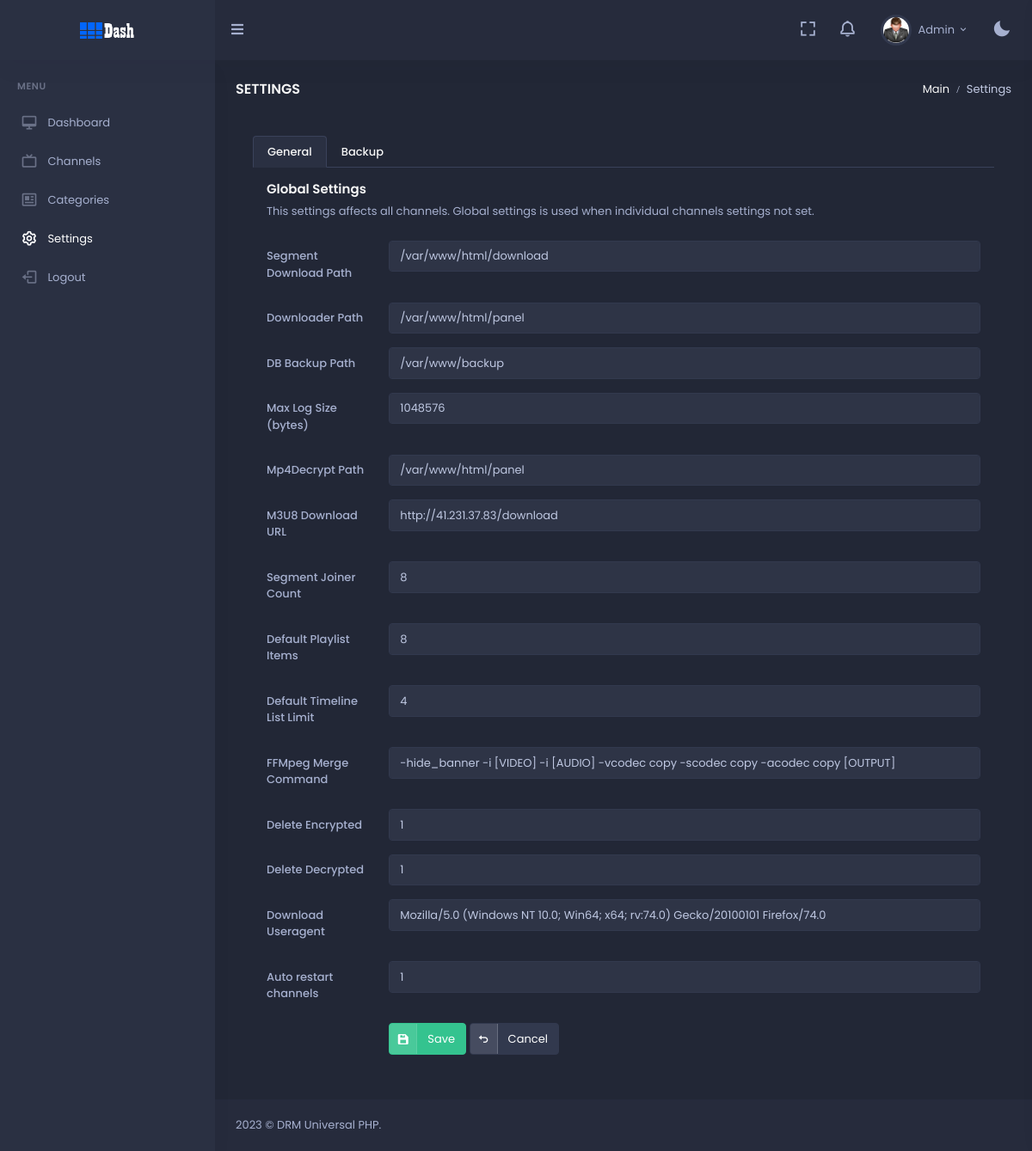
Page /panel/settings.php (signed in) on the earlier database version.
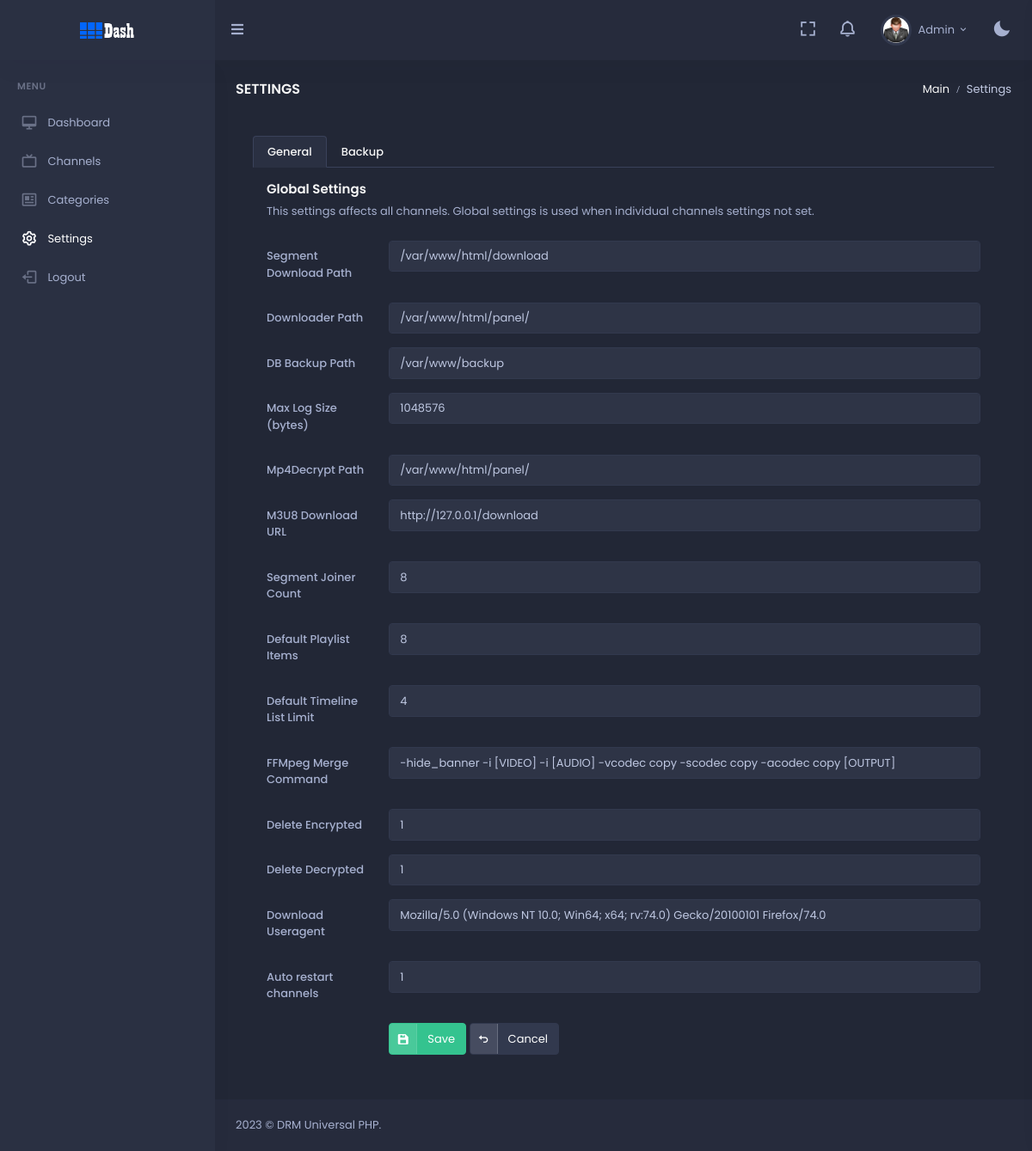
Same page on the later database version.
### tables this page shows
CREATE TABLE `config` (
  `ID` int(11) NOT NULL,
  `ConfigName` varchar(32) NOT NULL,
  `ConfigDesc` varchar(64) NOT NULL,
  `ConfigValue` varchar(256) NOT NULL
);

### panel/_app.php (called while the page is built, shortened)
<?php
class App
{
    public $DB;
    public $Config;
    public function __construct()
    {
        include "_db.php";
        try {
            $db = new PDO('mysql:host=' . $DBHost . ';dbname=' . $DBName . ';charset=utf8', $DBUser, $DBPass);
            $this->DB = $db;
        } catch (PDOException $e) {
            print "Error!: " . $e->getMessage() . "<br/>";
            die();
        }
        $this->ReadConfig();
    }
    public function ReadConfig()
    {
        $sql = "select * from config order by ID";
        $st = $this->DB->prepare($sql);
        $st->execute();
        $this->Config = $st->fetchAll();
    }
    public function GetConfig($ConfigName)
    {
        for ($i = 0; $i < count($this->Config); $i++) {
            if ($this->Config[$i]["ConfigName"] == $ConfigName) {
                return $this->Config[$i]["ConfigValue"];
            }
        }
    }
    public function GetNotification($Status = "")
    {
        if ($Status == "") {
            $Cond = "";
        } else { $Cond = " and Status='$Status'";}
        $sql = "select * from notification where 1=1 $Cond";
        $st = $this->DB->prepare($sql);
        $st->execute();
        $data = $st->fetchAll();
        for ($i = 0; $i < count($data); $i++) {
            $data[$i]["ago"] = $this->time_elapsed_string($data[$i]["Sent"]);
        }
        return $data;
    }
}

### panel/_config.php (called while the page is built, shortened)
<?php
require "_app.php";
$App = New App();
?>

### panel/settings.php (the view, shortened to what this page needs)
<?php
include "_config.php";
$active1="active";
$active2="";
$selected1="true";
$selected2="false";
?>
<!doctype html>
<html lang="en">
  <?php include "_htmlhead.php"?>
  <body data-sidebar="dark">
    <div id="layout-wrapper">
      <?php include "_header.php"?>
      <?php include "_sidebar.php"?>
      <div class="main-content">
        <div class="page-content">
          <div class="container-fluid">
            <div class="row">
              <div class="col-12">
                <div class="page-title-box d-sm-flex align-items-center justify-content-between">
                  <h4 class="mb-sm-0 font-size-18">Settings</h4>
                  <div class="page-title-right">
                    <ol class="breadcrumb m-0">
                      <li class="breadcrumb-item"><a href="javascript: void(0);">Main</a></li>
                      <li class="breadcrumb-item active">Settings</li>
                    </ol>
                  </div>
                </div>
              </div>
            </div>
            <div class="row">
              <div class="col-lg-12">
                <div class="card-body">
                  <ul class="nav nav-tabs" role="tablist">
                    <li class="nav-item">
                      <a class="nav-link <?=$active1?>" data-bs-toggle="tab" href="#t1" role="tab" aria-selected="<?=$selected1?>">
                        <span class="d-none d-sm-block">General</span>
                      </a>
                    </li>
                    <li class="nav-item">
                      <a class="nav-link <?=$active2?>" data-bs-toggle="tab" href="#t2" role="tab" aria-selected="<?=$selected2?>">
                        <span class="d-none d-sm-block">Backup</span>
                      </a>
                    </li>
                  </ul>
                  <div class="tab-content p-3">
                    <div class="tab-pane <?=$active1?>" id="t1" role="tabpanel">
                      <div class="mb-0">
                        <h4 class="card-title">Global Settings</h4>
                        <p class="card-title-desc">This settings affects all channels. Global settings is used when individual channels settings not set.</p>
                        <form method="POST">
                          <div class="mb-3 row">
                            <label class="col-md-2 col-form-label">Segment Download Path</label>
                            <div class="col-md-10">
                              <input class="form-control" type="text" id="DownloadPath" name="DownloadPath" value="<?=$App->GetConfig("DownloadPath")?>">
                            </div>
                          </div>
                          <div class="mb-3 row">
                            <label class="col-md-2 col-form-label">Downloader Path</label>
                            <div class="col-md-10">
                              <input class="form-control" type="text" id="DownloaderPath" name="DownloaderPath" value="<?=$App->GetConfig("DownloaderPath")?>">
                            </div>
                          </div>
                          <div class="mb-3 row">
                            <label class="col-md-2 col-form-label">DB Backup Path</label>
                            <div class="col-md-10">
                              <input class="form-control" type="text" id="BackupPath" name="BackupPath" value="<?=$App->GetConfig("BackupPath")?>">
                            </div>
                          </div>
                          <div class="mb-3 row">
                            <label class="col-md-2 col-form-label">Max Log Size (bytes)</label>
                            <div class="col-md-10">
                              <input class="form-control" type="text" id="MaxLogSize" name="MaxLogSize" value="<?=$App->GetConfig("MaxLogSize")?>">
                            </div>
                          </div>
                          <div class="mb-3 row">
                            <label class="col-md-2 col-form-label">Mp4Decrypt Path</label>
                            <div class="col-md-10">
                              <input class="form-control" type="text" id="BinPath" name="BinPath" value="<?=$App->GetConfig("BinPath")?>">
                            </div>
                          </div>
                          <div class="mb-3 row">
                            <label class="col-md-2 col-form-label">M3U8 Download URL</label>
                            <div class="col-md-10">
                              <input class="form-control" type="text" id="M3UDownloadURL" name="M3UDownloadURL" value="<?=$App->GetConfig("M3UDownloadURL")?>">
                            </div>
                          </div>
                          <div class="mb-3 row">
                            <label class="col-md-2 col-form-label">Segment Joiner Count</label>
                            <div class="col-md-10">
                              <input class="form-control" type="text" id="SegmentJoiner" name="SegmentJoiner" value="<?=$App->GetConfig("SegmentJoiner")?>">
                            </div>
                          </div>
                          <div class="mb-3 row">
                            <label class="col-md-2 col-form-label">Default Playlist Items</label>
                            <div class="col-md-10">
                              <input class="form-control" type="text" id="PlaylistLimit" name="PlaylistLimit" value="<?=$App->GetConfig("PlaylistLimit")?>">
                            </div>
                          </div>
                          <div class="mb-3 row">
                            <label class="col-md-2 col-form-label">Default Timeline List Limit</label>
                            <div class="col-md-10">
                              <input class="form-control" type="text" id="URLListLimit" name="URLListLimit" value="<?=$App->GetConfig("URLListLimit")?>">
                            </div>
                          </div>
                          <div class="mb-3 row">
                            <label class="col-md-2 col-form-label">FFMpeg Merge Command</label>
                            <div class="col-md-10">
                              <input class="form-control" type="text" id="FFMpegCMD" name="FFMpegCMD" value="<?=$App->GetConfig("FFMpegCMD")?>">
                            </div>
                          </div>
                          <div class="mb-3 row">
                            <label class="col-md-2 col-form-label">Delete Encrypted</label>
                            <div class="col-md-10">
                              <input class="form-control" type="text" id="DeleteEncryptedAfterDecrypt" name="DeleteEncryptedAfterDecrypt" value="<?=$App->GetConfig("DeleteEncryptedAfterDecrypt")?>">
                            </div>
                          </div>
                          <div class="mb-3 row">
                            <label class="col-md-2 col-form-label">Delete Decrypted</label>
                            <div class="col-md-10">
                              <input class="form-control" type="text" id="DeleteDecryptedAfterMerge" name="DeleteDecryptedAfterMerge" value="<?=$App->GetConfig("DeleteDecryptedAfterMerge")?>">
                            </div>
                          </div>
                          <div class="mb-3 row">
                            <label class="col-md-2 col-form-label">Download Useragent</label>
                            <div class="col-md-10">
                              <input class="form-control" type="text" id="DownloadUseragent" name="DownloadUseragent" value="<?=$App->GetConfig("DownloadUseragent")?>">
                            </div>
                          </div>
                          <div class="mb-3 row">
                            <label class="col-md-2 col-form-label">Auto restart channels</label>
                            <div class="col-md-10">
                              <input class="form-control" type="text" id="AutoRestart" name="AutoRestart" value="<?=$App->GetConfig("AutoRestart")?>">
                            </div>
                          </div>
                          <div class="mb-3 row">
                            <label class="col-md-2 col-form-label"></label>
                            <div class="col-md-10">
                              <button type="submit" class="btn btn-success waves-effect btn-label waves-light"><i class="bx bxs-save label-icon"></i> Save</button>
                              <a href="index.php" class="btn btn-light waves-effect btn-label waves-light"><i class="bx bx-undo label-icon"></i> Cancel</a>
                            </div>
                          </div>
                        </form>
                      </div>
                    </div>
                  </div>
                </div>
              </div>
            </div>
          </div>
        </div>
        <?php include "_footer.php"?>
      </div>
    </div>
  </body>
</html>

### panel/_htmlhead.php (shortened to what this page needs)
<head>
  <link href="assets/css/bootstrap-dark.min.css" id="bootstrap-style" rel="stylesheet" type="text/css" />
  <link href="assets/css/icons.min.css" rel="stylesheet" type="text/css" />
  <link href="assets/css/app-dark.min.css" id="app-style" rel="stylesheet" type="text/css" />
</head>

### panel/_header.php (shortened to what this page needs)
<header id="page-topbar">
  <div class="navbar-header">
  <div class="d-flex">
    <div class="navbar-brand-box">
      <a href="index.html" class="logo logo-light">
        <span class="logo-lg">
          <img src="assets/images/logo1.png" alt="" height="19">
        </span>
      </a>
    </div>
    <button type="button" class="btn btn-sm px-3 font-size-16 header-item waves-effect" id="vertical-menu-btn">
      <i class="fa fa-fw fa-bars"></i>
    </button>
  </div>
  <div class="d-flex">
    <div class="dropdown d-none d-lg-inline-block ms-1">
      <button type="button" class="btn header-item noti-icon waves-effect" data-bs-toggle="fullscreen">
        <i class="bx bx-fullscreen"></i>
      </button>
    </div>
    <?php
    $Noti = $App->GetNotification("New");
    ?>
    <div class="dropdown d-inline-block">
      <button type="button" class="btn header-item noti-icon waves-effect" id="page-header-notifications-dropdown" data-bs-toggle="dropdown" aria-haspopup="true" aria-expanded="false">
        <i class="bx bx-bell <?=count($Noti)>0?"bx-tada":"";?>"></i>
      </button>
      <div class="dropdown d-inline-block">
        <button type="button" class="btn header-item waves-effect" id="page-header-user-dropdown" data-bs-toggle="dropdown" aria-haspopup="true" aria-expanded="false">
          <img class="rounded-circle header-profile-user" src="assets/images/user.jpg" alt="Header Avatar">
          <span class="d-none d-xl-inline-block ms-1" key="t-henry">Admin</span>
          <i class="mdi mdi-chevron-down d-none d-xl-inline-block"></i>
        </button>
      </div>
      <div class="dropdown d-inline-block">
        <button type="button" class="btn header-item noti-icon right-bar-toggle waves-effect">
          <i class="bx bxs-moon"></i>
        </button>
      </div>
    </div>
  </div>
</header>

### panel/_sidebar.php
<div class="vertical-menu">
  <div data-simplebar class="h-100">
    <div id="sidebar-menu">
      <ul class="metismenu list-unstyled" id="side-menu">
        <li class="menu-title" key="t-menu">Menu</li>
        <li>
          <a href="dashboard.php" class="waves-effect">
            <i class="bx bx-desktop"></i>
            <span>Dashboard</span>
          </a>
        </li>
        <li>
          <a href="index.php" class="waves-effect">
            <i class="bx bx-tv"></i>
            <span>Channels</span>
          </a>
        </li>
        <li>
          <a href="cats.php" class="waves-effect">
            <i class="bx bx-news"></i>
            <span>Categories</span>
          </a>
        </li>
        <li>
          <a href="settings.php" class="waves-effect">
            <i class="bx bx-cog"></i>
            <span>Settings</span>
          </a>
        </li>
        <li>
          <a href="login.php" class="waves-effect">
            <i class="bx bx-log-out"></i>
            <span>Logout</span>
          </a>
        </li>
      </ul>
    </div>
  </div>
</div>

### panel/_footer.php
<footer class="footer">
  <div class="container-fluid">
    <div class="row">
      <div class="col-sm-6">
        <script>document.write(new Date().getFullYear())</script> © DRM Universal PHP.
      </div>
    </div>
  </div>
</footer>

Differences in the rows shown:
changed config (number 2 of 14 on the later page): DownloaderPath "/var/www/html/panel" → "/var/www/html/panel/"
changed config (number 5 of 14 on the later page): BinPath "/var/www/html/panel" → "/var/www/html/panel/"
changed config: M3UDownloadURL "http://41.231.37.83/download" → "http://127.0.0.1/download"
